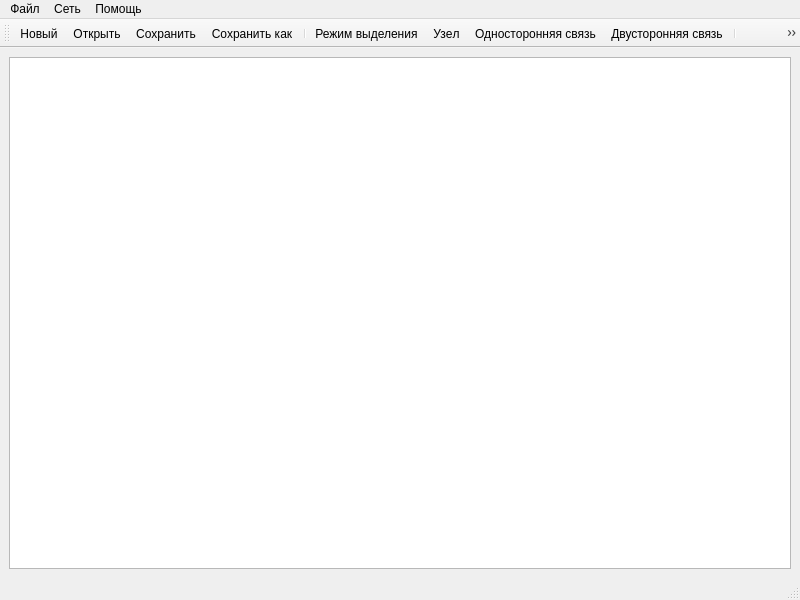
<?xml version="1.0" encoding="UTF-8"?>
<ui version="4.0">
 <class>MainWindow</class>
 <widget class="QMainWindow" name="MainWindow">
  <property name="geometry">
   <rect>
    <x>0</x>
    <y>0</y>
    <width>800</width>
    <height>600</height>
   </rect>
  </property>
  <property name="windowTitle">
   <string>MainWindow</string>
  </property>
  <widget class="QWidget" name="centralwidget">
   <layout class="QVBoxLayout" name="verticalLayout">
    <item>
     <widget class="QGraphicsView" name="graphicsView"/>
    </item>
   </layout>
  </widget>
  <widget class="QMenuBar" name="menubar">
   <property name="geometry">
    <rect>
     <x>0</x>
     <y>0</y>
     <width>800</width>
     <height>25</height>
    </rect>
   </property>
   <widget class="QMenu" name="menuFile">
    <property name="title">
     <string>Файл</string>
    </property>
    <addaction name="actionNew"/>
    <addaction name="actionOpen"/>
    <addaction name="actionSave"/>
    <addaction name="actionSave_As"/>
    <addaction name="separator"/>
    <addaction name="separator"/>
    <addaction name="separator"/>
    <addaction name="actionExit"/>
   </widget>
   <widget class="QMenu" name="menuHelp">
    <property name="title">
     <string>Помощь</string>
    </property>
    <addaction name="actionAbout"/>
   </widget>
   <widget class="QMenu" name="menuNet">
    <property name="title">
     <string>Сеть</string>
    </property>
    <addaction name="actionSelect"/>
    <addaction name="actionCreate"/>
    <addaction name="actionarrow1"/>
    <addaction name="actionarrow2"/>
   </widget>
   <addaction name="menuFile"/>
   <addaction name="menuNet"/>
   <addaction name="menuHelp"/>
  </widget>
  <widget class="QStatusBar" name="statusbar"/>
  <widget class="QToolBar" name="toolBar">
   <property name="windowTitle">
    <string>toolBar</string>
   </property>
   <attribute name="toolBarArea">
    <enum>TopToolBarArea</enum>
   </attribute>
   <attribute name="toolBarBreak">
    <bool>false</bool>
   </attribute>
   <addaction name="actionNew"/>
   <addaction name="actionOpen"/>
   <addaction name="actionSave"/>
   <addaction name="actionSave_As"/>
   <addaction name="separator"/>
   <addaction name="actionSelect"/>
   <addaction name="actionCreate"/>
   <addaction name="actionarrow1"/>
   <addaction name="actionarrow2"/>
   <addaction name="separator"/>
   <addaction name="actionAbout"/>
   <addaction name="separator"/>
   <addaction name="separator"/>
   <addaction name="separator"/>
   <addaction name="actionExit"/>
  </widget>
  <action name="actionNew">
   <property name="icon">
    <iconset resource="NetAlg.qrc">
     <normaloff>:/images/new.png</normaloff>:/images/new.png</iconset>
   </property>
   <property name="text">
    <string>Новый</string>
   </property>
   <property name="shortcut">
    <string>Ctrl+N</string>
   </property>
  </action>
  <action name="actionOpen">
   <property name="icon">
    <iconset resource="NetAlg.qrc">
     <normaloff>:/images/open.png</normaloff>:/images/open.png</iconset>
   </property>
   <property name="text">
    <string>Открыть</string>
   </property>
   <property name="shortcut">
    <string>Ctrl+O</string>
   </property>
  </action>
  <action name="actionSave">
   <property name="icon">
    <iconset resource="NetAlg.qrc">
     <normaloff>:/images/save.png</normaloff>:/images/save.png</iconset>
   </property>
   <property name="text">
    <string>Сохранить</string>
   </property>
   <property name="shortcut">
    <string>Ctrl+S</string>
   </property>
  </action>
  <action name="actionSave_As">
   <property name="icon">
    <iconset resource="NetAlg.qrc">
     <normaloff>:/images/save_as.png</normaloff>:/images/save_as.png</iconset>
   </property>
   <property name="text">
    <string>Сохранить как...</string>
   </property>
  </action>
  <action name="actionExit">
   <property name="icon">
    <iconset resource="NetAlg.qrc">
     <normaloff>:/images/exit.png</normaloff>:/images/exit.png</iconset>
   </property>
   <property name="text">
    <string>Выход</string>
   </property>
   <property name="shortcut">
    <string>Ctrl+X</string>
   </property>
  </action>
  <action name="actionAbout">
   <property name="icon">
    <iconset resource="NetAlg.qrc">
     <normaloff>:/images/info.png</normaloff>:/images/info.png</iconset>
   </property>
   <property name="text">
    <string>О программе</string>
   </property>
  </action>
  <action name="actionCreate">
   <property name="icon">
    <iconset resource="NetAlg.qrc">
     <normaloff>:/images/Node.png</normaloff>:/images/Node.png</iconset>
   </property>
   <property name="text">
    <string>Узeл</string>
   </property>
  </action>
  <action name="actionarrow1">
   <property name="icon">
    <iconset resource="NetAlg.qrc">
     <normaloff>:/images/arrow1.png</normaloff>:/images/arrow1.png</iconset>
   </property>
   <property name="text">
    <string>Односторонняя связь</string>
   </property>
  </action>
  <action name="actionarrow2">
   <property name="icon">
    <iconset resource="NetAlg.qrc">
     <normaloff>:/images/arrow2.png</normaloff>:/images/arrow2.png</iconset>
   </property>
   <property name="text">
    <string>Двусторонняя связь</string>
   </property>
  </action>
  <action name="actionSelect">
   <property name="icon">
    <iconset resource="NetAlg.qrc">
     <normaloff>:/images/pointer.png</normaloff>:/images/pointer.png</iconset>
   </property>
   <property name="text">
    <string>Режим выделения</string>
   </property>
  </action>
 </widget>
 <resources>
  <include location="NetAlg.qrc"/>
 </resources>
 <connections/>
</ui>
